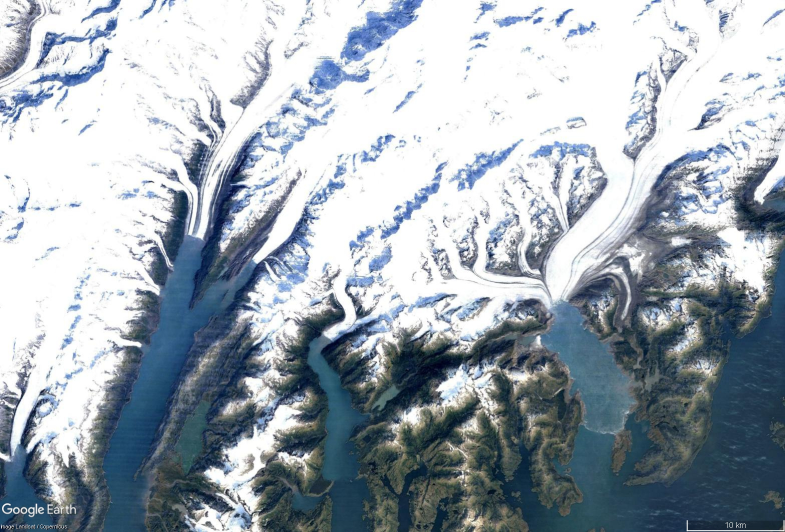
%> input picture Datasets/Columbia Glacier/12_2006.jpg, 1570 x 1064 px, given in place of 2_2015.jpg, which was not available (shown at 1/2 size)
$ octave Segmentation_old.m   (GNU Octave 9; MATLAB toolbox functions it lacks are replaced by stand-ins)
%> lines starting %> are read from the running program, lines starting %| are printed output that depends on the picture; in (x1, y1, x2, y2) boxes, pixels count from 0 and x2, y2 are one past the last pixel; in counts of white or black regions, pixels touching at a corner belong together; the program's own positions count from 1; pictures that were not available may be replaced by others from this repository, and a replacement may not be noted

imgPaths1 = {
    "C:\Users\julia\OneDrive\Dokumente\1_TUM\Computer Vision\Challenge\CV_Challenge\Datasets\Columbia Glacier\12_2000.jpg"
    "C:\Users\julia\OneDrive\Dokumente\1_TUM\Computer Vision\Challenge\CV_Challenge\Datasets\Columbia Glacier\12_2002.jpg"
    "C:\Users\julia\OneDrive\Dokumente\1_TUM\Computer Vision\Challenge\CV_Challenge\Datasets\Columbia Glacier\12_2004.jpg"
    "C:\Users\julia\OneDrive\Dokumente\1_TUM\Computer Vision\Challenge\CV_Challenge\Datasets\Columbia Glacier\12_2014.jpg"
};
imgPaths1 = {
    "C:\Users\julia\OneDrive\Dokumente\1_TUM\Computer Vision\Challenge\CV_Challenge\Datasets\Dubai\12_1990.jpg"
    "C:\Users\julia\OneDrive\Dokumente\1_TUM\Computer Vision\Challenge\CV_Challenge\Datasets\Dubai\12_1995.jpg"
    "C:\Users\julia\OneDrive\Dokumente\1_TUM\Computer Vision\Challenge\CV_Challenge\Datasets\Dubai\12_2000.jpg"
    "C:\Users\julia\OneDrive\Dokumente\1_TUM\Computer Vision\Challenge\CV_Challenge\Datasets\Dubai\12_1995.jpg"
};
imgPaths = {
    "C:\Users\julia\OneDrive\Dokumente\1_TUM\Computer Vision\Challenge\CV_Challenge\Datasets\Kuwait\2_2015.jpg"
    "C:\Users\julia\OneDrive\Dokumente\1_TUM\Computer Vision\Challenge\CV_Challenge\Datasets\Kuwait\2_2017.jpg"
    "C:\Users\julia\OneDrive\Dokumente\1_TUM\Computer Vision\Challenge\CV_Challenge\Datasets\Kuwait\5_2017.jpg"
    "C:\Users\julia\OneDrive\Dokumente\1_TUM\Computer Vision\Challenge\CV_Challenge\Datasets\Kuwait\6_2018.jpg"
};
imgPaths1 = {
    "C:\Users\julia\OneDrive\Dokumente\1_TUM\Computer Vision\Challenge\CV_Challenge\Datasets\Brazilian Rainforest\12_1985.jpg"
    "C:\Users\julia\OneDrive\Dokumente\1_TUM\Computer Vision\Challenge\CV_Challenge\Datasets\Brazilian Rainforest\12_1990.jpg"
    "C:\Users\julia\OneDrive\Dokumente\1_TUM\Computer Vision\Challenge\CV_Challenge\Datasets\Brazilian Rainforest\12_1995.jpg"
    "C:\Users\julia\OneDrive\Dokumente\1_TUM\Computer Vision\Challenge\CV_Challenge\Datasets\Brazilian Rainforest\12_2000.jpg"
    "C:\Users\julia\OneDrive\Dokumente\1_TUM\Computer Vision\Challenge\CV_Challenge\Datasets\Brazilian Rainforest\12_2005.jpg"
    "C:\Users\julia\OneDrive\Dokumente\1_TUM\Computer Vision\Challenge\CV_Challenge\Datasets\Brazilian Rainforest\12_2010.jpg"
    "C:\Users\julia\OneDrive\Dokumente\1_TUM\Computer Vision\Challenge\CV_Challenge\Datasets\Brazilian Rainforest\12_2015.jpg"
    "C:\Users\julia\OneDrive\Dokumente\1_TUM\Computer Vision\Challenge\CV_Challenge\Datasets\Brazilian Rainforest\12_2020.jpg"
};
imgPaths1 = {
    "C:\Users\julia\OneDrive\Dokumente\1_TUM\Computer Vision\Challenge\CV_Challenge\Datasets\Frauenkirche\2012_08.jpg"
    "C:\Users\julia\OneDrive\Dokumente\1_TUM\Computer Vision\Challenge\CV_Challenge\Datasets\Frauenkirche\2015_07.jpg"
    "C:\Users\julia\OneDrive\Dokumente\1_TUM\Computer Vision\Challenge\CV_Challenge\Datasets\Frauenkirche\2015_08.jpg"
    "C:\Users\julia\OneDrive\Dokumente\1_TUM\Computer Vision\Challenge\CV_Challenge\Datasets\Frauenkirche\2016_07.jpg"
    "C:\Users\julia\OneDrive\Dokumente\1_TUM\Computer Vision\Challenge\CV_Challenge\Datasets\Frauenkirche\2017_04.jpg"
    "C:\Users\julia\OneDrive\Dokumente\1_TUM\Computer Vision\Challenge\CV_Challenge\Datasets\Frauenkirche\2018_04.jpg"

    "C:\Users\julia\OneDrive\Dokumente\1_TUM\Computer Vision\Challenge\CV_Challenge\Datasets\Frauenkirche\2019_03.jpg"
    "C:\Users\julia\OneDrive\Dokumente\1_TUM\Computer Vision\Challenge\CV_Challenge\Datasets\Frauenkirche\2019_06.jpg"
    "C:\Users\julia\OneDrive\Dokumente\1_TUM\Computer Vision\Challenge\CV_Challenge\Datasets\Frauenkirche\2020_03.jpg"
    "C:\Users\julia\OneDrive\Dokumente\1_TUM\Computer Vision\Challenge\CV_Challenge\Datasets\Frauenkirche\2021_06.jpg"

    "C:\Users\julia\OneDrive\Dokumente\1_TUM\Computer Vision\Challenge\CV_Challenge\Datasets\Wiesn\3_2020.jpg"
};

for i = 1:length(imgPaths)
    segment_environment(imgPaths{i});
% [3 lines not run here, left out]
% [50 lines left out: function segment_environment_old, not called in this run]

function segment_environment(imgPath)
    % Read input image
    I = imread(imgPath);
%> I is the input picture: size 1064x1570x3 uint8; mean R, G, B 160.6, 170.2, 178.7

    %% Run detection modules
    %detects Snow, Water and Shadow based on smoothness; shadows (class 8) will be reclassified later
    labelSnowWater = detection_Snow_Water(imgPath);     % 0,1,4
    %detects city and land based on edge densities
    labelCityLand  = detect_city_land(I);               % 0,2,3,7 (7 = forest inside city)
    %detects rivers/roads based on long thin edges
    labelRivers    = detectRivers(imgPath);             % 0,5

    %%
    cmap = [
        0.8 0.8 0.8;  % 0 - Unclassified (gray) [shouldn't appear]
        0 0 1;        % 1 - Water (blue)
        0.6 0.4 0.2;  % 2 - Land (brown)
        1 0 0;        % 3 - City (red)
        1 1 1;        % 4 - Snow (white)
        0 1 1;        % 5 - River (cyan)
        1 0.9 0.5;    % 6 - Sand (light yellow)
        0 0.6 0       % 7 - Forest (green)
        0 1 0         % 8 - Shadow
    ];
    classNames = {'Unclassified','Water','Land','Urban/Agriculture','Snow','River/Road','Sand','Forest','Shadow'};
    figure('Name', 'CityLand', 'Position', [100 100 1400 600]);
    subplot(1,2,1); imshow(I); title('Original Image');
    subplot(1,2,2); imagesc(labelSnowWater); axis image off;
    colormap(gca, cmap); caxis([0 8]);
    colorbar('Ticks', 0:8, 'TickLabels', classNames);
    title('Segmented Map');
    %%

    % --- Step 2: Combine layers in correct overwrite order
    finalLabelMap = labelSnowWater;             % start with water/snow (1,4)

    finalLabelMap(labelCityLand == 2) = 2;      % Land
    finalLabelMap(labelCityLand == 3) = 3;      % City
    finalLabelMap(labelCityLand == 7) = 7;      % Forest inside City
    finalLabelMap(labelSnowWater == 4) = 4; % Snow
    finalLabelMap(labelRivers == 5) = 5;    % River

    % Fill unclassified using color-based classification
    finalLabelMap = classify_unclassified_by_color(finalLabelMap, I);

    % Reassign shadows to neighboring dominant class
    finalLabelMap = reassign_shadow_regions(finalLabelMap);
    % Final colormap
    cmap = [
        0.8 0.8 0.8;  % 0 - Unclassified (gray) [shouldn't appear]
        0 0 1;        % 1 - Water (blue)
        0.6 0.4 0.2;  % 2 - Land (brown)
        1 0 0;        % 3 - City (red)
        1 1 1;        % 4 - Snow (white)
        0 1 1;        % 5 - River (cyan)
        1 0.9 0.5;    % 6 - Sand (light yellow)
        0 0.6 0      % 7 - Forest (green)
    ];
    classNames = {'Unclassified','Water','Land','Urban/Agriculture','Snow','River/Road','Sand','Forest','Shadow'};

    % Visualization
    figure('Name', 'Final Segmentation Result', 'Position', [100 100 1400 600]);
    subplot(1,2,1); imshow(I); title('Original Image');
    subplot(1,2,2); imagesc(finalLabelMap); axis image off;
    colormap(gca, cmap); caxis([0 7]);
    colorbar('Ticks', 0:7, 'TickLabels', classNames);
    title('Segmented Map');
end

%% Detection Functions

%% detect_city_land -> returns label map containing 0,2,3
% [137 lines left out: functions detect_city_land2, detect_city_land3, not called in this run]
% new -> 90% city detection
function [labelMap] = detect_city_land(I)
    % --- Step 1: Preprocessing ---
    gray = im2double(rgb2gray(I));
    stdMap = mat2gray(stdfilt(gray, true(15)));
    baseMask = stdMap > 0.15;

    % --- Step 2: Morphological cleaning and filtering ---
    cityMask = imfill(imclose(bwareaopen(baseMask, 100), strel('disk', 5)), 'holes');

    CC = bwconncomp(cityMask);
    props = regionprops(CC, 'PixelIdxList', 'Area');
    keepIdx = find([props.Area] >= 500);

    % --- HSV & RGB preparation (once) ---
    Ihsv = rgb2hsv(I);
    H = Ihsv(:,:,1); S = Ihsv(:,:,2); V = Ihsv(:,:,3);
    I_norm = im2double(I);
    R = I_norm(:,:,1); G = I_norm(:,:,2); B = I_norm(:,:,3);

    labelMap = zeros(size(cityMask), 'uint8');  % 0 = background

    % --- Step 3: Classify regions ---
    for i = 1:length(keepIdx)
        pix = props(keepIdx(i)).PixelIdxList;

        h = H(pix); s = S(pix); v = V(pix);

        % Precompute only once
        numPix = numel(pix);

        isRedRoof = (h < 0.05 | h > 0.95) & s > 0.3;
        isTanLike = h > 0.05 & h < 0.15 & s > 0.2 & v > 0.4;
        greenish  = h > 0.2 & h < 0.45 & s > 0.25;

        RedSum     = sum(isRedRoof);
        TanRatio   = sum(isTanLike) / numPix;
        GreenRatio = sum(greenish) / numPix;
        MeanSat    = mean(s);
        MeanVal    = mean(v);
        VarVal     = std(v);

        label = 2; % Land
        if RedSum > 28 || GreenRatio > 0.42 || ...
           (TanRatio > 0.1 && GreenRatio < 0.4 && MeanVal > 0.5)
            label = 3; % City
        elseif MeanSat < 0.1 && VarVal < 0.02
            label = 0; % Background
        end

        labelMap(pix) = label;

        % --- Global override if >90% is city ---
        cityRatio = sum(labelMap(:) == 3) / numel(labelMap);
        if cityRatio > 0.9
            labelMap(labelMap > 0) = 3;  % All non-background becomes city
        end

        % Forest detection only if city
        if label == 3
            regionR = R(pix); regionG = G(pix); regionB = B(pix);
            regionH = h; regionS = s; regionV = v;

            isGreenHSV = (regionH > 0.2) & (regionH < 0.45) & ...
                         regionS > 0.2 & regionV > 0.2;
            isGreenRGB = regionG > regionR + 0.05 & ...
                         regionG > regionB + 0.05 & ...
                         regionG > 0.3;

            forestPixels = isGreenHSV & isGreenRGB;
            if any(forestPixels)
                labelMap(pix(forestPixels)) = 7;
            end
        end
    end
end

%% detectRivers -> returns label map containing 0,5
function finalRiverMask = detectRivers(imgPath)
    rgbImg = imread(imgPath);
    grayImg = rgb2gray(rgbImg);
    mask = true(size(grayImg));

    % Normalize channels
    R = double(rgbImg(:,:,1)) / 255;
    G = double(rgbImg(:,:,2)) / 255;
    B = double(rgbImg(:,:,3)) / 255;

    % --- Step 1: Color/Shape-based River Candidates ---
    greenish = (G > R + 0.03) & (G > B + 0.02) & (G > 0.35);
    whiteish = (R > 0.7) & (G > 0.7) & (B > 0.7);
    riverCandidates = (greenish | whiteish) & mask;
    riverCandidates = bwareaopen(riverCandidates, 100); % remove small shapes

    riverMaskColorShape = riverCandidates;
    riverMaskColorShape = imclose(riverMaskColorShape, strel('disk', 5));

    % --- Filter for Long and Thin Shapes Only ---
    CC = bwconncomp(riverMaskColorShape);
    stats = regionprops(CC, 'PixelIdxList', 'MajorAxisLength', 'MinorAxisLength', 'Area', 'Solidity');

    filteredMask = false(size(riverMaskColorShape));

    for i = 1:CC.NumObjects
        major = stats(i).MajorAxisLength;
        minor = stats(i).MinorAxisLength;
        area = stats(i).Area;
        solidity = stats(i).Solidity;

        if minor == 0
            continue;
        end

        aspectRatio = major / minor;

        % Filtering criteria:
        % - Must be elongated (aspect ratio > 3)
        % - Must not be too massive (area < threshold)
        % - Must not be too compact (solidity < 0.95)
        if aspectRatio > 3 && area < 30000 && solidity < 0.95
            filteredMask(CC.PixelIdxList{i}) = true;
        end
    end

    riverMaskColorShape = filteredMask;

    % --- Step 2: Sobel Edge Detection ---
    edgesSobel = edge(grayImg, 'Sobel');
    BW_Sobel = imfill(edgesSobel, 'holes');
    BW_Sobel = bwareaopen(BW_Sobel, 100);
    BW_Sobel = imclose(BW_Sobel, strel('disk', 5));

    CC_shape = bwconncomp(BW_Sobel);
    stats_shape = regionprops(CC_shape, 'PixelIdxList', 'MajorAxisLength', 'MinorAxisLength');

    filteredMask = false(size(riverMaskColorShape));

    for i = 1:CC_shape.NumObjects
        major = stats_shape(i).MajorAxisLength;
        minor = stats_shape(i).MinorAxisLength;

        if minor == 0
            continue;
        end

        aspectRatio = major / minor;

        % Keep shapes with high aspect ratio (e.g., > 3)
        if aspectRatio > 2
            filteredMask(CC_shape.PixelIdxList{i}) = true;
        end
    end

    BW_Sobel = filteredMask;

    % --- Step 3: Combine Candidates ---
    combinedCandidates = riverMaskColorShape | BW_Sobel;

    % Instead of generic imclose:
    % connectedEdges = imclose(combinedCandidates, strel('disk', 5));

    % Use selective bridging
    maxBridgeDistance = 10;  % how far apart to try connecting
    bridgeRadius = 2;        % thickness of bridges
    connectedEdges = connectRegionsByEdgeProximity(combinedCandidates, maxBridgeDistance, bridgeRadius);

    % --- Step 5: Connected Components and Filtering ---
    CC = bwconncomp(connectedEdges);
    stats = regionprops(CC, 'PixelIdxList', 'Area');

    imageDiagonal = sqrt(size(grayImg,1)^2 + size(grayImg,2)^2);
    minDist = (1/6) * imageDiagonal;
    finalRiverMask = zeros(size(grayImg));

    for i = 1:CC.NumObjects
        if stats(i).Area < 100
            continue;
        end

        pixIdx = stats(i).PixelIdxList;
        [yCoords, xCoords] = ind2sub(size(mask), pixIdx);
        coords = [xCoords, yCoords];

        if numel(pixIdx) < 2
            continue;
        end

        % Efficient max-distance estimation via convex hull
        if numel(pixIdx) > 300
            try
                K = convhull(coords(:,1), coords(:,2));
                boundaryCoords = coords(K, :);
                maxDist = max(pdist(boundaryCoords));
            catch
                maxDist = max(pdist(coords));
            end
        else
            maxDist = max(pdist(coords));
        end

        if maxDist >= minDist
            finalRiverMask(pixIdx) = 5;
        end
    end
end

%% detection_Snow_Water -> returns label map containing 0,1,4
% [71 lines left out: function detection_Snow_Water1, not called in this run]
% new -> with shadow detection
function labelMap = detection_Snow_Water(imgPath)
    % Read image
    img = imread(imgPath);
    grayImg = rgb2gray(img);

    % Normalize RGB once
    imgNorm = im2double(img);
    Rn = imgNorm(:,:,1);
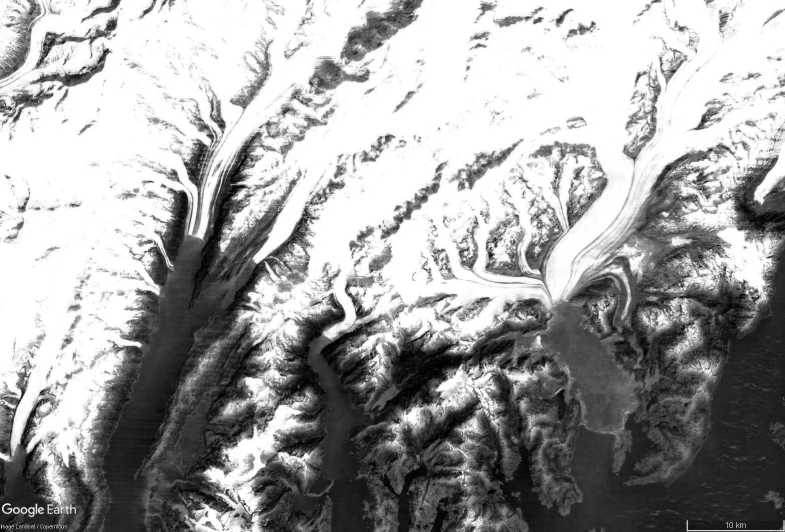
%> Rn: size 1064x1570 double (shown at 1/2 size); min 0, max 1, mean 0.63
    Gn = imgNorm(:,:,2);
    Bn = imgNorm(:,:,3);
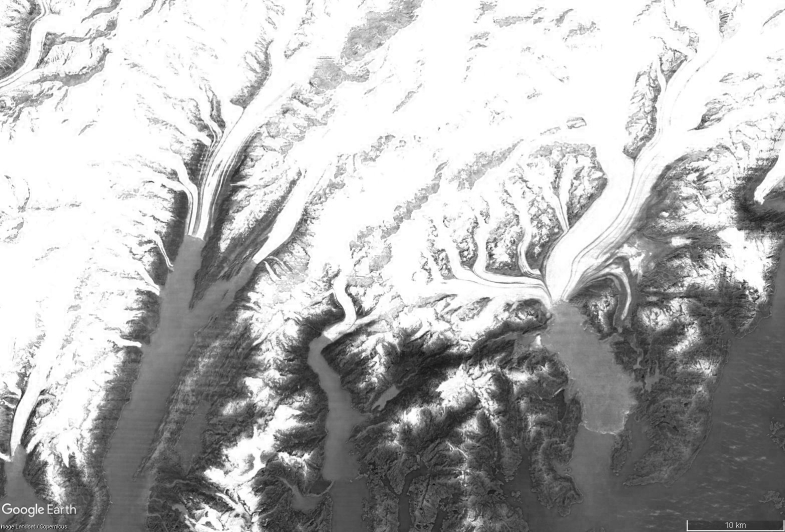
%> Bn: size 1064x1570 double (shown at 1/2 size); min 0.00784, max 1, mean 0.701

    % Compute HSV
    hsvImg = rgb2hsv(imgNorm);
%> hsvImg: size 1064x1570x3 double; mean H, S, V 0.374, 0.19, 0.705
    V = hsvImg(:,:,3);  % Brightness channel

    % --- Step 1: Snow Detection (Region-based) ---
    edgeDensity = conv2(double(edge(grayImg, 'Canny')), ones(15) / 225, 'same');
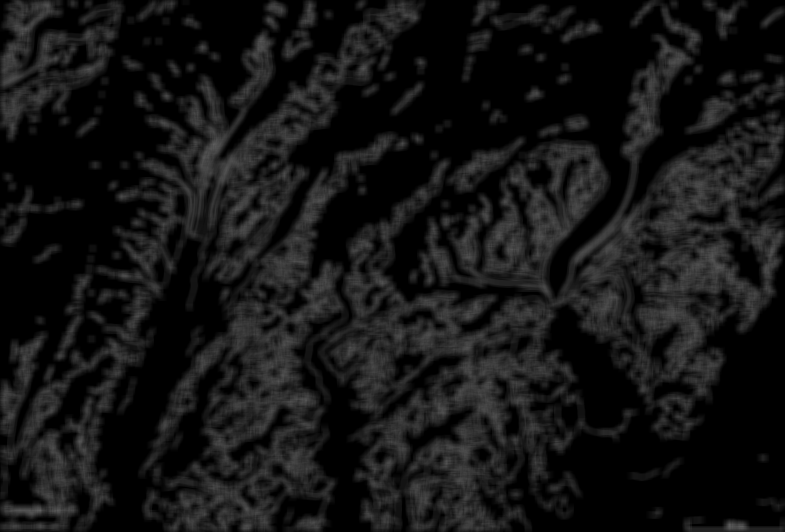
%> edgeDensity: size 1064x1570 double (shown at 1/2 size); min 0, max 0.391, mean 0.0812
    smoothMask = edgeDensity < 0.05;
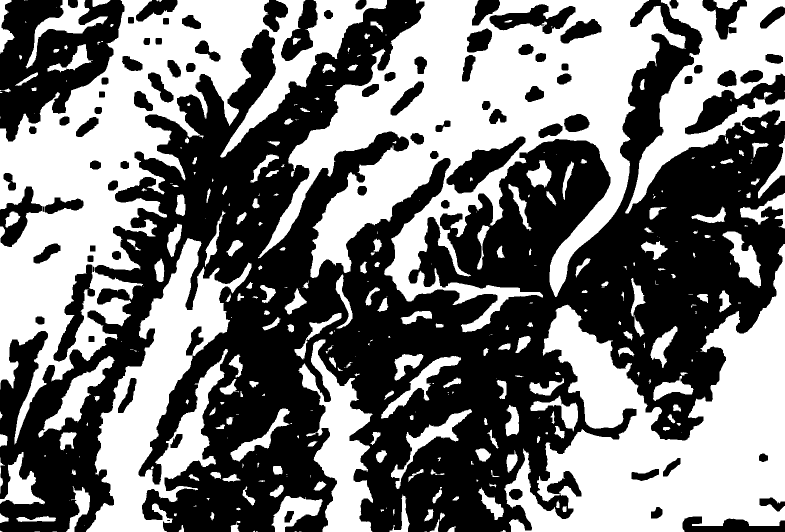
%> smoothMask: size 1064x1570 logical (shown at 1/2 size); 47.4% white; 355 white regions (131 under 20 px), largest, box (x1, y1, x2, y2) and area: (516, 0, 1371, 665) 212294, (0, 0, 774, 889) 191138, (1008, 488, 1570, 1064) 149984
    smoothMask = imfill(smoothMask, 'holes');
%> smoothMask: size 1064x1570 logical; 50.5% white; 15 black regions, largest, box (x1, y1, x2, y2) and area: (0, 0, 1570, 1064) 756774, (0, 0, 249, 283) 38884, (1370, 147, 1570, 269) 7813
    smoothMask = bwareaopen(smoothMask, 500);
%> smoothMask: size 1064x1570 logical; 49.3% white; 55 white regions, largest, box (x1, y1, x2, y2) and area: (516, 0, 1371, 665) 239171, (0, 0, 774, 889) 209655, (1008, 488, 1570, 1064) 152403

    CC = bwconncomp(smoothMask);
%> CC = 55 connected components
    stats = regionprops(CC, 'PixelIdxList', 'Area', 'Eccentricity');
%> stats = 55 regions; largest, Area and Eccentricity: 239171 0.778, 209655 0.92, 152403 0.678, 72637 0.946, 50007 0.864

    % Remove regions not smooth/large enough
    for k = 1:numel(stats)
        if stats(k).Eccentricity < 0.6 || stats(k).Area < 100
            smoothMask(stats(k).PixelIdxList) = false;
        end
    end
%> this loop made 55 passes
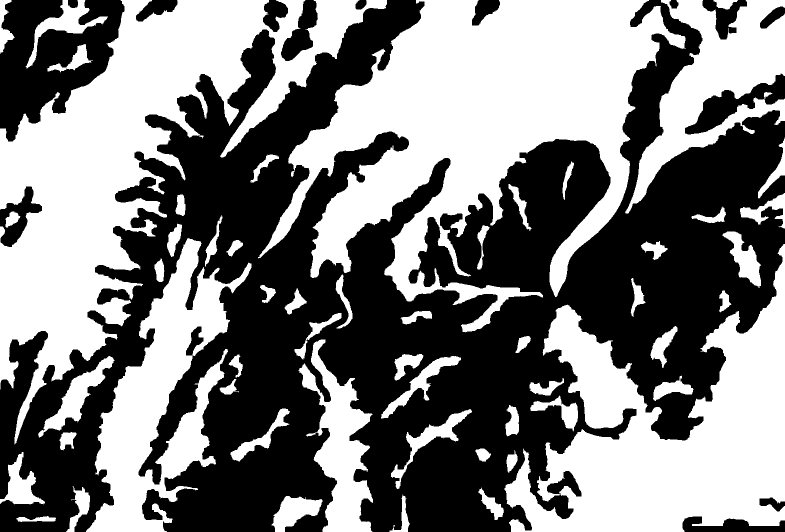
%> smoothMask: size 1064x1570 logical (shown at 1/2 size); 49.2% white; 54 white regions, largest, box (x1, y1, x2, y2) and area: (516, 0, 1371, 665) 239171, (0, 0, 774, 889) 209655, (1008, 488, 1570, 1064) 152403

    % Recompute connected components
    CC = bwconncomp(smoothMask);
%> CC = 54 connected components
    stats = regionprops(CC, 'PixelIdxList');
%> stats = 54 items

    labelMap = zeros(size(grayImg), 'uint8');

    snowFound = false;
    for k = 1:CC.NumObjects
        idx = stats(k).PixelIdxList;

        rMean = mean(Rn(idx));
        gMean = mean(Gn(idx));
        bMean = mean(Bn(idx));
        vMean = mean(V(idx));
        vStd = std(V(idx));

        % --- Shadow detection (low brightness) ---
        if vMean < 0.15 && vStd < 0.05
            labelMap(idx) = 8; % Shadow
            continue;
        end

        if rMean > 0.75 && gMean > 0.75 && bMean > 0.75
            labelMap(idx) = 4; % Snow
            snowFound = true;
        elseif bMean > rMean && bMean > gMean
            labelMap(idx) = 1; % Water
        end
    end
%> this loop made 54 passes
%> (rMean, gMean, bMean, vMean, vStd) on passes 1 to 8: (0.978, 0.978, 0.978, 0.978, 0.032), (0.988, 0.99, 0.991, 0.992, 0.0301), (0.154, 0.303, 0.43, 0.43, 0.0661), (0.977, 0.978, 0.978, 0.98, 0.0311), (0.149, 0.279, 0.375, 0.375, 0.0408), (0.994, 0.994, 0.992, 0.995, 0.0144), (0.994, 0.995, 0.994, 0.995, 0.017), (0.985, 0.989, 0.988, 0.992, 0.0184)
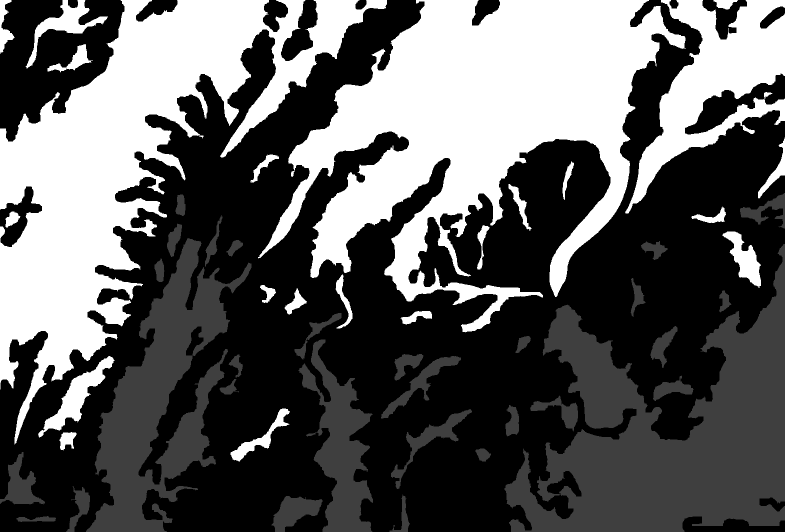
%> labelMap: size 1064x1570 uint8 (shown at 1/2 size); min 0, max 4, mean 1.44; drawn with min black and max white

    % --- Step 2: Pixel-wise Water Detection ---
    blueDominant = (Bn > 0.35) & (Bn > Rn + 0.08) & (Bn > Gn + 0.05);
%> blueDominant: size 1064x1570 logical; 18.9% white; 1887 white regions (1380 under 20 px), largest, box (x1, y1, x2, y2) and area: (183, 263, 690, 1064) 98859, (1079, 546, 1268, 1011) 31162, (614, 603, 815, 962) 15736
    cyanLike = (Bn > 0.4) & (Gn > 0.4) & (Rn < 0.4) & (abs(Bn - Gn) < 0.15);
%> cyanLike: size 1064x1570 logical; 2.6% white; 6674 white regions (6575 under 20 px), largest, box (x1, y1, x2, y2) and area: (1078, 608, 1272, 869) 19919, (320, 528, 374, 615) 1466, (744, 771, 797, 820) 800
    pixelWaterCandidates = blueDominant | cyanLike;
%> pixelWaterCandidates: size 1064x1570 logical; 19.6% white; 3984 white regions (3456 under 20 px), largest, box (x1, y1, x2, y2) and area: (183, 263, 690, 1064) 99757, (1078, 546, 1272, 1011) 34053, (614, 602, 815, 962) 15745

    % Area filtering
    L = bwlabel(pixelWaterCandidates);
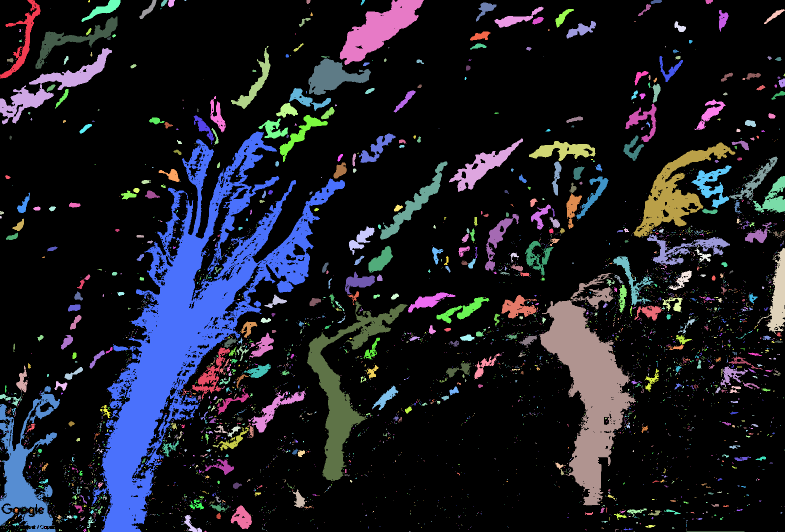
%> L: size 1064x1570 double (shown at 1/2 size); 3985 distinct labels, from 0 to 3984; one colour per label, 0 black
    statsWater = regionprops(L, 'Area');
%> statsWater = 3984 regions; largest, Area: 99757, 34053, 15745, 12876, 10639
    smallAreas = find([statsWater.Area] < 3000);
%> smallAreas = 3971 values from 1 to 3984
%> (the rest of the program and of its run is left out)
